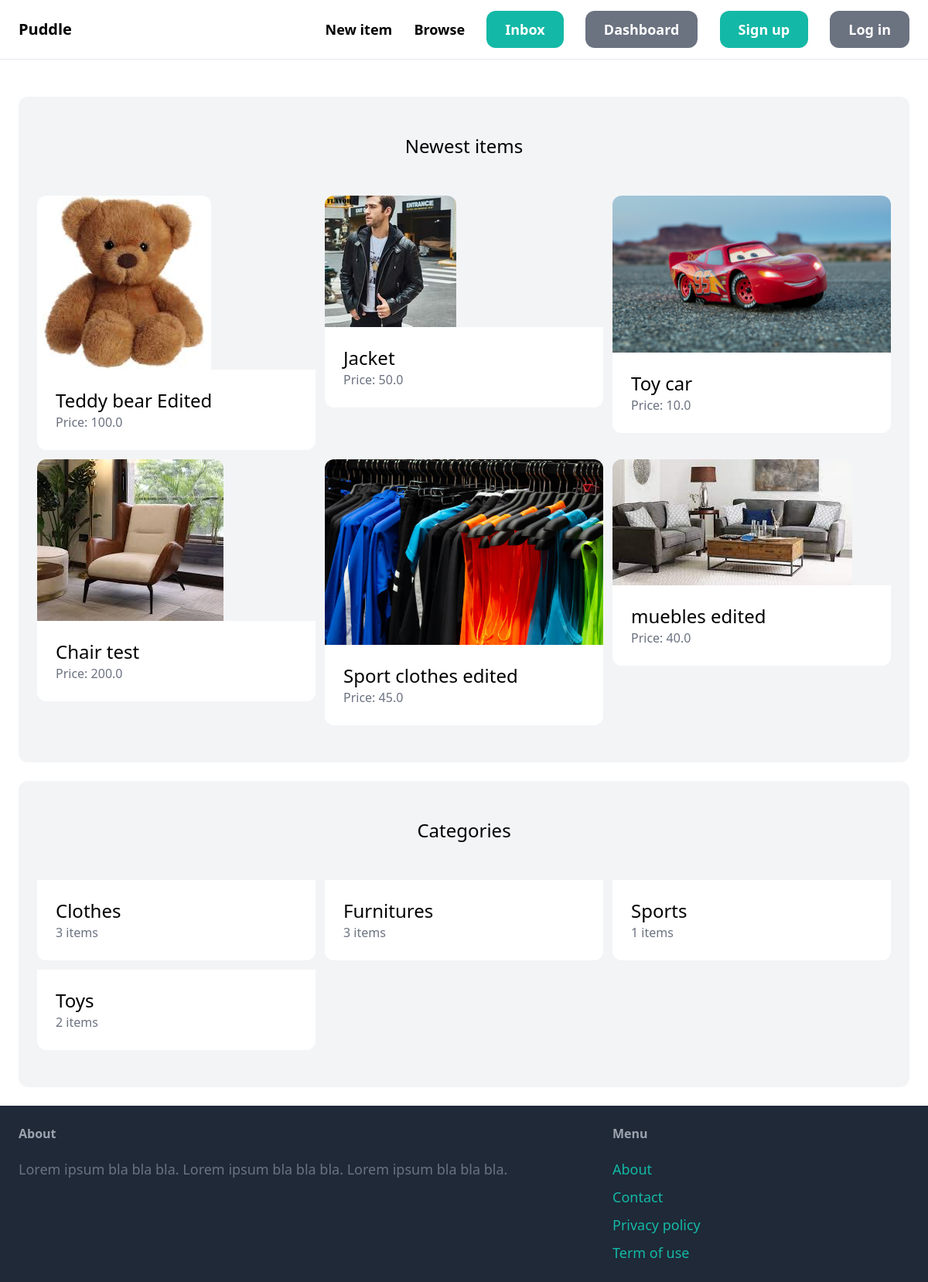
The page / on the database its author committed.
### item/models.py (models this page shows, shortened)
class Item(models.Model):
    category = models.ForeignKey(Category, related_name='items', on_delete=models.CASCADE)
    name = models.CharField(max_length=255)
    description = models.TextField(blank=True, null=True)
    price = models.FloatField()
    image = models.ImageField(upload_to='item_images', blank=True, null=True)
    is_sold = models.BooleanField(default=False)
    created_by = models.ForeignKey(User, related_name='items', on_delete=models.CASCADE)
    created_at = models.DateTimeField(auto_now_add=True)

class Category(models.Model):
    name = models.CharField(max_length=255)
    class Meta:
        ordering = ('name',)
        verbose_name_plural = 'Categories'

### core/views.py (the view)
# urls.py: path('', views.index, name='index'),
def index(request):
    items = Item.objects.filter(is_sold=False)[0:6]
    categories = Category.objects.all()
    return render(request, 'core/index.html', {
        'categories': categories,
        'items': items,
    })

### core/templates/core/index.html (shortened to what this page needs)
{% extends 'core/base.html' %}
{% block content %}
    <div class="mt-6 px-6 py-12 bg-gray-100 rounded-xl">
        <h2 class="mb-12 text-2xl text-center">Newest items</h2>
        <div class="grid grid-cols-3 gap-3">
            {% for item in items %}
                <div>
                    <a href="{% url 'item:detail' item.id %}">
                        <div>
                            <img src="{{ item.image.url }}" class="rounded-t-xl">
                        </div>
                        <div class="p-6 bg-white rounded-b-xl">
                            <h2 class="text-2xl">{{ item.name }}</h2>
                            <p class="text-gray-500">Price: {{ item.price }}</p>
                        </div>
                    </a>
                </div>
            {% endfor %}
        </div>
    </div>
    <div class="mt-6 px-6 py-12 bg-gray-100 rounded-xl">
        <h2 class="mb-12 text-2xl text-center">Categories</h2>
        <div class="grid grid-cols-3 gap-3">
            {% for category in categories %}
                <div>
                    <a href="#">
                        <div class="p-6 bg-white rounded-b-xl">
                            <h2 class="text-2xl">{{ category.name }}</h2>
                            <p class="text-gray-500">{{ category.items.count }} items</p>
                        </div>
                    </a>
                </div>
            {% endfor %}
        </div>
    </div>
{% endblock %}

### core/templates/core/base.html (shortened to what this page needs)
<!doctype html>
<html>
    <head>
        <script src="https://cdn.tailwindcss.com"></script>
    </head>
    <body>
        <nav class="py-6 px-6 flex justify-between items-center border-b border-gray-200">
            <a href="/" class="text-xl font-semibold">Puddle</a>
            <div class="space-x-6">
                <a href="{% url 'item:new' %}" class="text-lg font-semibold hover:text-gray-500">New item</a>
                <a href="{% url 'item:items' %}" class="text-lg font-semibold hover:text-gray-500">Browse</a>
                    <a href="{% url 'conversation:inbox' %}" class="px-6 py-3 text-lg font-semibold bg-teal-500 text-white rounded-xl hover:bg-teal-700">Inbox</a>
                    <a href="{% url 'dashboard:index' %}" class="px-6 py-3 text-lg font-semibold bg-gray-500 text-white rounded-xl hover:bg-gray-700">Dashboard</a>
                    <a href="{% url 'core:signup' %}" class="px-6 py-3 text-lg font-semibold bg-teal-500 text-white rounded-xl hover:bg-teal-700">Sign up</a>
                    <a href="{% url 'core:login' %}" class="px-6 py-3 text-lg font-semibold bg-gray-500 text-white rounded-xl hover:bg-gray-700">Log in</a>
            </div>
        </nav>
        <div class="px-6 py-6">
            {% block content %}
            {% endblock %}
        </div>
        <footer class="py-6 px-6 flex justify-between bg-gray-800">
            <div class="w-2/3 pr-10">
                <h3 class="mb-5 font-semibold text-gray-400">About</h3>
                <p class="text-lg text-gray-500">Lorem ipsum bla bla bla. Lorem ipsum bla bla bla. Lorem ipsum bla bla bla.</p>
            </div>
            <div class="w-1/3">
                <h3 class="mb-5 font-semibold text-gray-400">Menu</h3>
                <ul class="space-y-2">
                    <li><a href="#" class="text-lg text-teal-500 hover:text-teal-700">About</a></li>
                    <li><a href="{% url 'core:contact' %}" class="text-lg text-teal-500 hover:text-teal-700">Contact</a></li>
                    <li><a href="#" class="text-lg text-teal-500 hover:text-teal-700">Privacy policy</a></li>
                    <li><a href="#" class="text-lg text-teal-500 hover:text-teal-700">Term of use</a></li>
                </ul>
            </div>
        </footer>
    </body>
</html>

### rows shown on the page
Item: image (picture), name "Teddy bear Edited", price "100.0"
Item: image (picture), name "Jacket", price "50.0"
Item: image (picture), name "Toy car", price "10.0"
Item: image (picture), name "Chair test", price "200.0"
Item: image (picture), name "Sport clothes edited", price "45.0"
Item: image (picture), name "muebles edited", price "40.0"
Category: name "Clothes", items.count "3"
Category: name "Furnitures", items.count "3"
Category: name "Sports", items.count "1"
Category: name "Toys", items.count "2"
